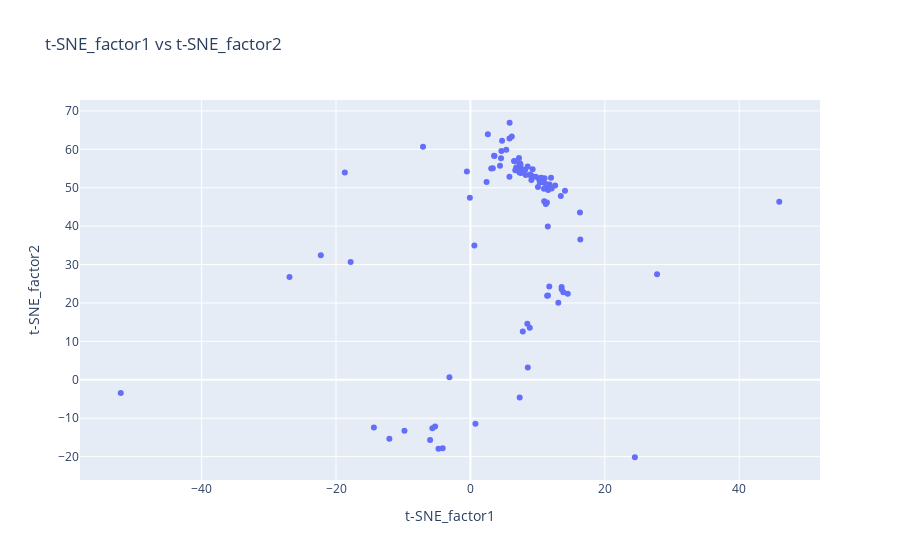

Notebook code for this chart:
### Code cell
plot_words(glove_tsne_embds, 0, 100, 1)

### Figure 1 — Plotly figure (JSON) as saved in the notebook; plotly's stock layout.template omitted (floating-point values rounded to 4 significant figures)
{"data": [{"mode": "markers", "text": ["i", "place", "good", "food", "like", "great", "get", "time", "one", "would", "order", "realli", "it", "servic", "the", "love", "friend", "tri", "back", "have", "also", "make", "nice", "am", "even", "well", "restaur", "littl", "look", "want", "price", "come", "alway", "go", "best", "drink", "got", "thing", "pretti", "not", "know", "wait", "chicken", "much", "bar", "think", "eat", "peopl", "menu", "say", "first", "night", "tast", "take", "that", "could", "there", "fri", "better", "never", "way", "day", "pizza", "went", "salad", "staff", "tabl", "here", "chees", "hour", "ask", "sauc", "star", "right", "delici", "lot", "two", "locat", "need", "made", "work", "fresh", "give", "see", "came", "lunch", "flavor", "enjoy", "we", "meal", "experi", "use", "new", "review", "sandwich", "still", "definit", "find", "feel", "sure"], "type": "scatter", "x": [24.47, 11.78, 5.336, 10.98, 13.57, 7.521, 11.52, 10.75, 4.61, 7.23, 9.027, 2.4, 7.333, 7.558, -5.998, 6.485, 16.3, 0.5883, 45.96, 4.554, 9.256, 8.52, 8.236, 11.39, 14.07, 7.3, 7.374, -5.255, -3.122, 10.49, 10.83, -7.052, 10.19, 8.828, 10.62, 11.22, 13.09, 11.03, 11.56, -5.66, 8.896, 11.51, 11.99, -22.26, 7.33, 27.77, 11.53, 13.58, -12.06, 11.74, 10.32, 2.598, 5.815, -9.814, 3.099, 8.151, 9.031, 7.87, -52.03, 10.05, 9.722, 6.681, 4.713, 11.42, 3.529, -26.92, -18.69, -14.36, 6.81, -4.127, 6.164, 12.61, 0.7486, 16.36, 4.404, 8.472, 10.95, 5.834, -4.749, 9.073, 7.31, 7.46, -0.5273, 3.336, 10.54, 3.583, 14.49, -17.82, 13.45, 11.26, 13.83, 8.539, 5.81, 6.617, -0.08009, 11.54, 7.322, 7.795, 10.47, 12.09], "y": [-20.16, 50.83, 59.88, 46.48, 24.19, 53.84, 39.88, 52.36, 59.54, 57.74, 53.17, 51.48, -4.614, 54.93, -15.66, 56.98, 43.56, 34.96, 46.34, 57.65, 54.79, 55.54, 53.29, 46.17, 49.21, 53.98, 56.35, -12.19, 0.668, 51.56, 51.38, 60.67, 52.35, 13.55, 52.49, 45.79, 20.04, 52.48, 49.44, -12.6, 53.46, 50.27, 52.6, 32.41, 54.18, 27.49, 50.08, 23.6, -15.34, 24.27, 51.43, 63.91, 62.8, -13.26, 54.98, 54.71, 53.12, 54.5, -3.45, 50.2, 52.86, 54.55, 62.2, 21.91, 58.3, 26.76, 53.96, -12.4, 55.28, -17.83, 63.34, 50.61, -11.46, 36.5, 55.73, 14.57, 49.71, 66.92, -17.95, 52.02, 56.32, 55.98, 54.22, 55.09, 51.51, 58.29, 22.41, 30.65, 47.85, 50.95, 22.8, 3.236, 52.88, 56.92, 47.4, 21.93, 54.7, 12.56, 52.61, 49.78]}], "layout": {"hovermode": "closest", "title": {"text": "t-SNE_factor1 vs t-SNE_factor2"}, "xaxis": {"title": {"text": "t-SNE_factor1"}}, "yaxis": {"title": {"text": "t-SNE_factor2"}}}}
